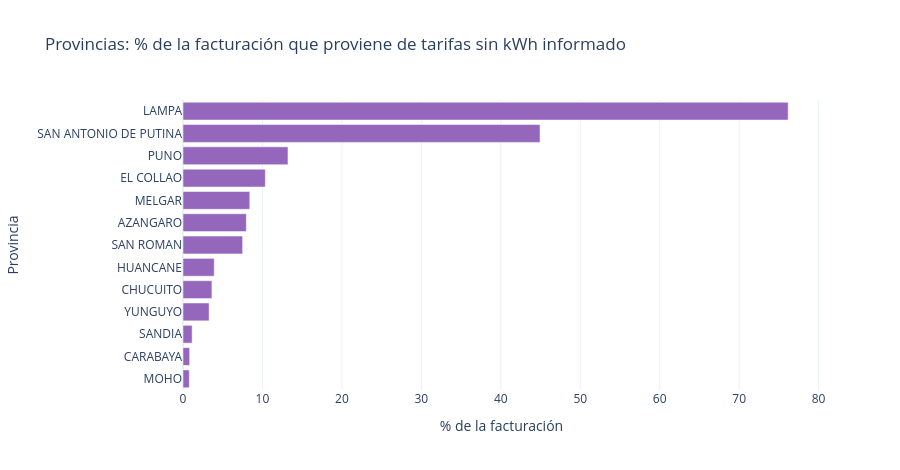

The notebook cell saved with this chart:
### Markdown cell above
## 10. Calidad y cobertura geográfica

¿Qué zonas tienen datos más completos o más problemáticos? Se resume por provincia: porcentaje de la facturación proveniente de tarifas **sin kWh informado** (en esas zonas el consumo está subestimado), porcentaje de suministros‑mes con kWh = 0 y cobertura de periodos.

### Code cell
tot_p = len(PERIODOS)
cal = (CUBO.assign(f_sin=np.where(CUBO["tarifa"].isin(TARIFAS_SIN_KWH), CUBO["facturacion_soles"], 0.0))
           .groupby("provincia")
           .agg(distritos=("zona", "nunique"), periodos=("periodo", "nunique"), suministros_mes=("suministros_mes", "sum"),
                kwh_cero=("suministros_kwh_cero", "sum"), fact=("facturacion_soles", "sum"), fact_sin=("f_sin", "sum")))
cal["% fact. de tarifas sin kWh informado"] = 100 * cal["fact_sin"] / cal["fact"]
cal["% suministros-mes con kWh = 0"] = 100 * cal["kwh_cero"] / cal["suministros_mes"]
cal["cobertura de periodos (%)"] = 100 * cal["periodos"] / tot_p
display(cal.sort_values("fact", ascending=False)[["distritos", "suministros_mes", "% suministros-mes con kWh = 0", "% fact. de tarifas sin kWh informado", "cobertura de periodos (%)"]]
        .style.format({"suministros_mes": "{:,.0f}", "% suministros-mes con kWh = 0": "{:.1f}", "% fact. de tarifas sin kWh informado": "{:.1f}", "cobertura de periodos (%)": "{:.0f}"}))

dist_per = CUBO.groupby("zona")["periodo"].nunique()
incompletos = dist_per[dist_per < tot_p]
print(f"Distritos con menos de {tot_p} periodos con datos: {len(incompletos)}")
if len(incompletos):
    display(pd.DataFrame({"distrito": incompletos.index.map(ETIQUETA), "periodos con datos": incompletos.values}).sort_values("periodos con datos").head(15))

s = cal.sort_values("% fact. de tarifas sin kWh informado")
fig = px.bar(s.reset_index(), y="provincia", x="% fact. de tarifas sin kWh informado", orientation="h", color_discrete_sequence=["#9467bd"],
             title="Provincias: % de la facturación que proviene de tarifas sin kWh informado", labels={"% fact. de tarifas sin kWh informado": "% de la facturación", "provincia": "Provincia"},
             hover_data={"suministros_mes": ":,.0f"})
fig.update_layout(height=470); fig.show()

### Figure 1 — Plotly figure (JSON) as saved in the notebook; plotly's stock layout.template omitted (floating-point values rounded to 4 significant figures)
{"data": [{"customdata": [[235603], [285556], [275367], [261774], [760039], [631693], [4891906], [1250086], [873444], [886674], [3017681], [526961], [427713]], "hovertemplate": "% de la facturación=%{x}<br>Provincia=%{y}<br>suministros_mes=%{customdata[0]:,.0f}<extra></extra>", "legendgroup": "", "marker": {"color": "#9467bd", "pattern": {"shape": ""}}, "name": "", "orientation": "h", "showlegend": false, "textposition": "auto", "type": "bar", "x": [0.7947, 0.8369, 1.15, 3.29, 3.638, 3.93, 7.504, 7.972, 8.406, 10.36, 13.21, 44.94, 76.16], "xaxis": "x", "y": ["MOHO", "CARABAYA", "SANDIA", "YUNGUYO", "CHUCUITO", "HUANCANE", "SAN ROMAN", "AZANGARO", "MELGAR", "EL COLLAO", "PUNO", "SAN ANTONIO DE PUTINA", "LAMPA"], "yaxis": "y"}], "layout": {"barmode": "relative", "height": 470, "legend": {"tracegroupgap": 0}, "title": {"text": "Provincias: % de la facturación que proviene de tarifas sin kWh informado"}, "xaxis": {"anchor": "y", "domain": [0, 1], "title": {"text": "% de la facturación"}}, "yaxis": {"anchor": "x", "domain": [0, 1], "title": {"text": "Provincia"}}}}
